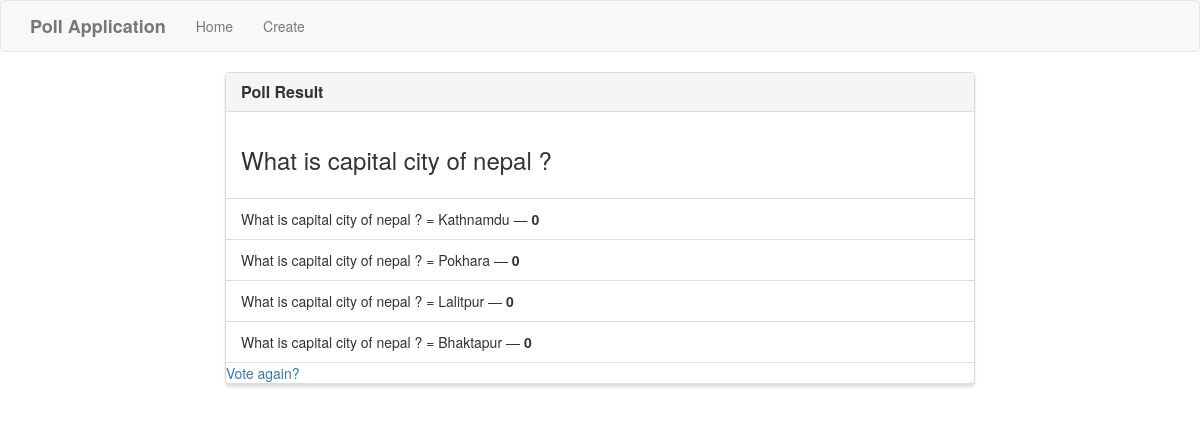
The page /polls/12/results/ on the database as committed earlier.
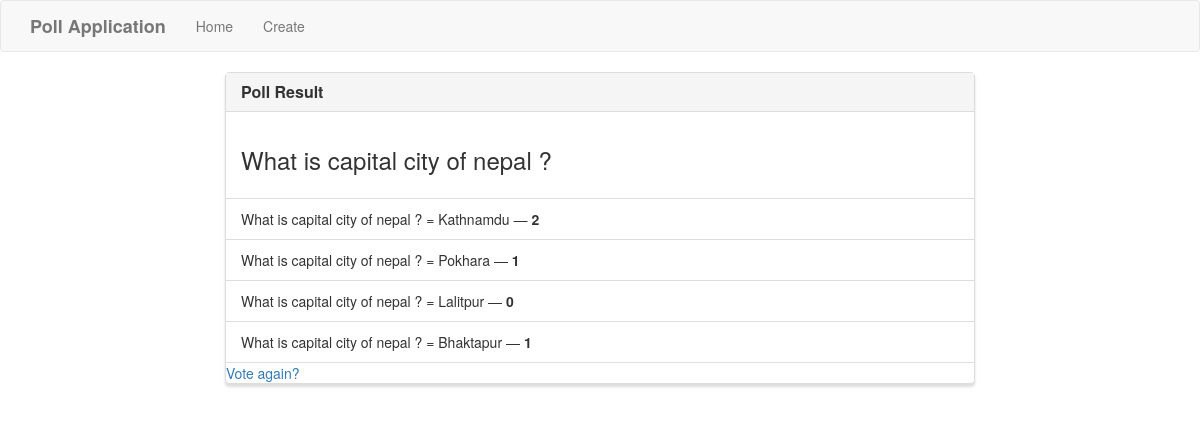
The same page on the database as committed later.
### polls/models.py (models this page shows, shortened)
class Question(models.Model):
    question_text = models.CharField(max_length=200)
    pub_date = models.DateTimeField("date published",auto_now_add=True)

class Choice(models.Model):
    question = models.ForeignKey(Question, on_delete=models.CASCADE)
    choice_text = models.CharField(max_length=200)
    votes = models.IntegerField(default=0)
    def __str__(self):
        return self.question.question_text + " = "+self.choice_text

### polls/views.py (the view)
# urls.py: path("<int:pk>/results/", views.ResultsView.as_view(), name="results"),
class ResultsView(generic.DetailView):
    model = Question
    template_name = "polls/results.html"

### polls/templates/polls/results.html (shortened to what this page needs)
{% extends "polls/base.html" %}
{% block main %}
<div class="row">
    <div class="col-lg-8 col-lg-offset-2">
        <div class="panel panel-default">
            <div class="panel-heading">
                <h3 class="panel-title">Poll Result</h3>
            </div>
            <div class="panel-body">
                <h3>{{question.question_text}}</h3>
            </div>
            <ul class="list-group">
                {% for choice in question.choice_set.all %}
                <li class="list-group-item">{{choice}} &mdash; <strong>{{choice.votes}}</strong></li>
            {% endfor %}
            </ul>
            <a href="{% url 'polls:detail' question.id %}">Vote again?</a>
        </div>
    </div>
</div>
{% endblock %}

### polls/templates/polls/base.html (shortened to what this page needs)
{% load static %}
<!DOCTYPE html>
<html lang="en">
    <head>
        <link rel="stylesheet" href="https://maxcdn.bootstrapcdn.com/bootstrap/3.3.7/css/bootstrap.min.css">
        <link rel="stylesheet" type="text/css" href="{% static 'style.css' %}" />
    </head>
    <body>
        <nav class="navbar navbar-default" role="navigation">
            <div class="container">
                <div class="navbar-header">
                    <a class="navbar-brand" href="{% url 'polls:index' %}">Poll Application</a>
                </div>
                <div class="collapse navbar-collapse navbar-ex1-collapse">
                    <ul class="nav navbar-nav">
                        <li class="{% block home %}{% endblock %}"><a href="{% url 'polls:index' %}" >Home</a></li>
                        <li class="{% block create %}{% endblock %}"><a href="{% url 'polls:create' %}">Create</a></li>
                    </ul>
                </div>
            </div>
        </nav>
        <div class="container">
            {% block main %}{% endblock %}
        </div>
    </body>
</html>

### polls/static/style.css (style rules this page uses)
.panel-default > .panel-heading { color: #333; border-top-left-radius: 0; border-top-right-radius: 0; }
.panel { box-shadow: 0px 3px 3px 0px #ddd; }
a.navbar-brand, .panel-title { font-weight: bolder; }

Rows that differ between the two databases and show on the page:
changed Choice "What is capital city of nepal ? = Kathnamdu": votes "0" → "2"
changed Choice "What is capital city of nepal ? = Pokhara": votes "0" → "1"
changed Choice "What is capital city of nepal ? = Bhaktapur": votes "0" → "1"
